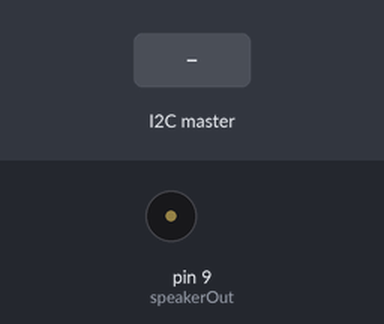
A sketch run on a simulated Arduino Uno, built with avr-gcc and run on an emulated ATmega328P. Shown: buzzer (waves = sounding). The inputs (shaded band) are chosen by the test bench.

Above: at 1.2 s.
1.3 s: the I2C master sends the byte 51
At 1.8 s:
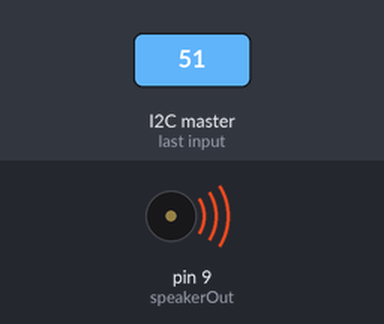
4.3 s: the I2C master sends the byte 1
5.8 s: the I2C master sends the byte 0
At 6.7 s:
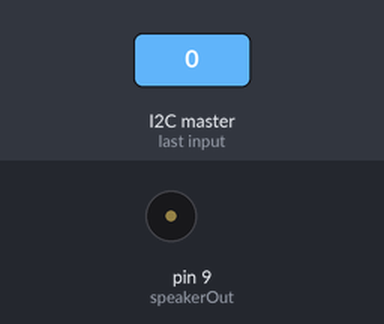
Timing chart, 0 to 8.8 s (numbered marks = the images above; inputs shaded):
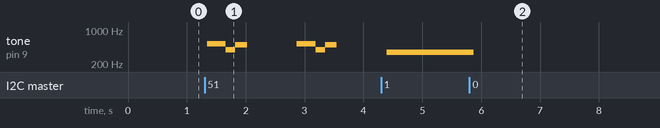

The sketch:

lights_and_tones__sound.ino
```cpp
const int SLAVE_MODE = 1;

#define  c     3830    // 261 Hz
#define  d     3400    // 294 Hz
#define  e     3038    // 329 Hz
#define  f     2864    // 349 Hz
#define  g     2550    // 392 Hz
#define  a     2272    // 440 Hz
#define  b     2028    // 493 Hz
#define  C     1912    // 523 Hz
#define  R     0

int speakerOut = 9;

long tempo = 10000;
int pause = 1000;
int rest_count = 100;

int tone_ = 0;
int beat = 0;
long duration  = 0;

int mute = 0;

void playTone(int tone_) {
  if (mute) return;
  long elapsed_time = 0;
  if (tone_ > 0) {

    while (elapsed_time < duration) {

      digitalWrite(speakerOut,HIGH);
      delayMicroseconds(tone_ / 2);

      digitalWrite(speakerOut, LOW);
      delayMicroseconds(tone_ / 2);

      elapsed_time += (tone_);
    }
  }
  else {
    for (int j = 0; j < rest_count; j++) {
      delayMicroseconds(duration);
    }
  }
}

void play_melody(int melody[],int beats[],int MAX_COUNT) {
  for (int i=0; i<MAX_COUNT; i++) {
    tone_ = melody[i];
    beat = beats[i];

    duration = beat * tempo;

    playTone(tone_);

    delayMicroseconds(pause);

  }
}


int melody1929[] = {  C,  b,  g,  C,  b,   e,  R,  C,  c,  g, a, C, R };
int beats1929[]  = { 16, 16, 16,  8,  8,  16, 32, 16, 16, 16, 8, 8, 32 };

int melody1930[] = {  C,  b,  g,  C,  b,   e,  R,  C,  c,  g, a, C };
int beats1930[]  = { 16, 16, 16,  8,  8,  16, 32, 16, 16, 16, 8, 8 };

int melody4[] = {  c,  b,b,b,b};
int beats4[]  = { 16,  8,8,8,8};
int melody3[] = {  d,  b,b,b};
int beats3[]  = { 16,  8,8,8};
int melody2[] = {  e,  b,b};
int beats2[]  = { 16,  8,8};
int melody1[] = {  f,  b};
int beats1[]  = { 16,  8};
int melody0[] = {  f };
int beats0[]  = { 16 };

int melody30[] = {  d, f };
int beats30[]  = { 32, 8 };

int melody31[] = {  d,e,f };
int beats31[]  = { 32, 8, 8 };

int melody51[] = {  C,  b,  g,  C,  b,   R };
int beats51[]  = { 16, 16, 16,  8,  8,  32 };

int melody60[] = {  f, e, d };
int beats60[]  = { 16, 32, 32 };

int melody61[] = {  f,  e };
int beats61[]  = { 16, 32 };

int LEFT = 2;
//int CENTER = 3;
int RIGHT = 3;
int BAG = 4;
int ZED = 5;
int LIDAR = 6;


#include <Wire.h>


void begin_serial()
{
  Serial.begin(115200);
  Serial.setTimeout(5);
  pinMode(speakerOut, OUTPUT);
  for (int i = 0; i < 10; i++)
   {
     while (Serial.available() > 0)
     {
       char k = Serial.read();
       delay(1);
     }
     delay(1);
   }
}

void setup()
{
  pinMode(speakerOut, OUTPUT);
  if (SLAVE_MODE == 1) {
    Wire.begin(8);                // join i2c bus with address #8
    Wire.onReceive(receiveEvent); // register event
  } else {
    begin_serial();
  }
}

int AA;

void loop() {

  int A;
  if (SLAVE_MODE == 0) {
    A = Serial.parseInt();
  } else A = AA;


  if (A == 51) { // 51
    play_melody(melody51,beats51,sizeof(melody51)/2);
  } else if (A == 49) { // 1929 tell when can start manual calibration
    play_melody(melody1929,beats1929,sizeof(melody1929)/2);
  } else if (A == 50) { // 1930 indicates new rosbag is being written to
    play_melody(melody1930,beats1930,sizeof(melody1930)/2);
  } else if (A == 30) { // zed found
    play_melody(melody30,beats30,sizeof(melody30)/2);
  } else if (A == 31) { // lidar
    play_melody(melody31,beats31,sizeof(melody31)/2);
  } else if (A == 60) { // 60 indicates no zed found yet
    play_melody(melody60,beats60,sizeof(melody60)/2);
  }
  else if (A == 61) { // no lidar
    play_melody(melody61,beats61,sizeof(melody61)/2);
  }
  else if (A == 4) { // button 4 reached
    play_melody(melody4,beats4,sizeof(melody4)/2);
  }
  else if (A == 3) { // button 3 reached
    play_melody(melody0,beats0,sizeof(melody0)/2);
  }
  else if (A == 2) { // button 2 reached
    play_melody(melody2,beats2,sizeof(melody2)/2);
  }
  else if (A == 1) { // button 1 reached
    play_melody(melody0,beats0,sizeof(melody0)/2);
  }

}


void receiveEvent(int __dummy__) {
  AA = Wire.read();    // receive byte as an integer
}


//EOF
```

Measured:
- after the input at 1.3 s, tone on pin 9 (speakerOut): plays 520 Hz for 0.32 s, 390 Hz for 0.16 s, 502 Hz for 0.20 s, 520 Hz for 0.32 s, 390 Hz for 0.16 s, 503 Hz for 0.20 s, starting at once
- after the input at 5.8 s, tone on pin 9 (speakerOut): 348 Hz → silent after 0.07 s
